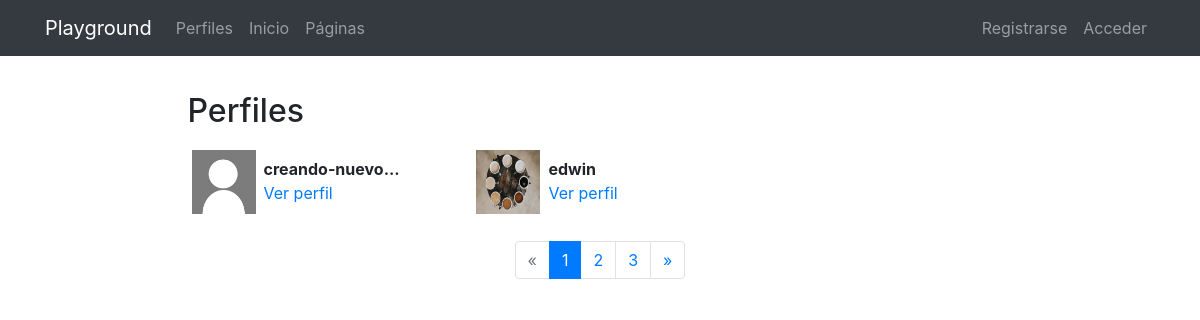
/profiles/, run on the app's committed database.
### registration/models.py (models this page shows)
class Profile(models.Model):
    user = models.OneToOneField(User, on_delete=models.CASCADE)
    avatar = models.ImageField(
        upload_to=custom_upload_to,
        null=True,
        blank=True)
    bio = models.TextField(null=True, blank=True)
    link = models.URLField(max_length=200, null=True, blank=True)
    class Meta:
        ordering = ['user__username']

### profiles/views.py (the view)
# urls.py: path('', ProfileListView.as_view(), name='list'),
class ProfileListView(ListView):
    model = Profile
    template_name = 'profiles/profile_list.html'
    paginate_by = 2

### profiles/templates/profiles/profile_list.html (shortened to what this page needs)
{% extends 'core/base.html' %}
{% load static %}
{% block content %}
<main role="main">
    <div class="container">
        <div class="row mt-3">
            <div class="col-md-9 mx-auto mb-5">
                <h2>Perfiles</h2>
                <div class="row">
                    {% for profile in profile_list %}
                    <div class="col-md-4 mt-2 mb-3 ">
                        <div class="row p-1">
                            <div class="col-md-12">
                                {% if profile.avatar %}
                                <img src="{{profile.avatar.url}}" class="img-fluid profile-avatar">
                                {% else %}
                                <img src="{% static 'registration/img/no-avatar.jpg' %}" class="img-fluid profile-avatar">
                                {% endif %}
                                <p class="profile-data">
                                    <b>{{profile.user|truncatechars:"16"}}</b><br>
                                    <a href="{% url 'profiles:detail' profile.user %}">Ver perfil</a>
                                </p>
                            </div>
                        </div>
                    </div>
                    {% endfor %}
                </div>
                {% if is_paginated %}
                <nav aria-label="Page navigation">
                    <ul class="pagination justify-content-center">
                        {% if page_obj.has_previous %}
                        <li class="page-item ">
                            <a class="page-link" href="?page={{ page_obj.previous_page_number }}">&laquo;</a>
                        </li>
                        {% else %}
                        <li class="page-item disabled">
                            <a class="page-link" href="#" tabindex="-1">&laquo;</a>
                        </li>
                        {% endif %}
                        {% for i in paginator.page_range %}
                        <li class="page-item {% if page_obj.number == i %}active{% endif %}">
                            <a class="page-link" href="?page={{ i }}">{{ i }}</a>
                        </li>
                        {% endfor %}
                        {% if page_obj.has_next %}
                        <li class="page-item ">
                            <a class="page-link" href="?page={{ page_obj.next_page_number }}">&raquo;</a>
                        </li>
                        {% else %}
                        <li class="page-item disabled">
                            <a class="page-link" href="#" tabindex="-1">&raquo;</a>
                        </li>
                        {% endif %}
                    </ul>
                </nav>
                {% endif %}
            </div>
        </div>
    </div>
</main>
{% endblock %}

### core/templates/core/base.html (shortened to what this page needs)
<!DOCTYPE html>
<html lang="es">
<head>
    {% load static %}
    <link href="{% static 'core/vendor/bootstrap/css/bootstrap.min.css' %}" rel="stylesheet">
    <link href="{% static 'core/vendor/font-awesome/css/font-awesome.min.css' %}" rel="stylesheet" type="text/css">
    <link href="{% static 'core/css/main.css' %}" rel="stylesheet">
</head>
<body>
    <body>
        <nav class="navbar navbar-expand-lg navbar-dark bg-dark">
            <div class="container">
                <a class="navbar-brand" href="{% url 'home' %}">Playground</a>
                <div class="collapse navbar-collapse" id="ned">
                    <ul class="navbar-nav mr-auto">
                        <li class="nav-item">
                            <a class="nav-link" href="{% url 'profiles:list' %}">
                                Perfiles</a>
                        </li>
                        <li class="nav-item">
                            <a class="nav-link" href="{% url 'home' %}">Inicio</a>
                        </li>
                        <li class="nav-item">
                            <a class="nav-link" href="{% url 'pages:pages' %}">Páginas</a>
                        </li>
                    </ul>
                    <ul class="navbar-nav">
                        {% if not request.user.is_authenticated %}
                        <li class="nav-item">
                            <a class="nav-link" href="{% url 'signup' %}">Registrarse</a>
                        </li>
                        <li class="nav-item">
                            <a class="nav-link" href="{% url 'login' %}">Acceder</a>
                        </li>
                        {% endif %}
                    </ul>
                </div>
            </div>
        </nav>
        {% block content %}{% endblock %}
    </body>
</html>

### core/static/core/css/main.css (style rules this page uses)
main { padding-top: 20px; }
:root { --jumbotron-padding-y: 3rem; }

### profiles/templates/profiles/profile_list.html (style rules this page uses)
.profile-avatar { float: left; width: 4rem; height: 4rem }
.profile-data { padding-left: 4.5rem; padding-top: .4rem; }

### data on the page
Profile: user "creando-nuevo..."
Profile: avatar (picture), user "edwin"

### other printed values
{{ i }} "1" "2" "3"
